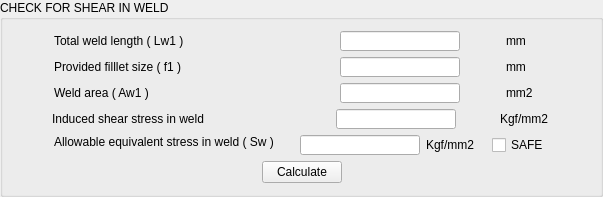
               <widget class="QGroupBox" name="groupBox_6">
                <property name="title">
                 <string>CHECK FOR SHEAR IN WELD</string>
                </property>
                <layout class="QHBoxLayout" name="horizontalLayout_34">
                 <item>
                  <layout class="QVBoxLayout" name="verticalLayout_8">
                   <item>
                    <layout class="QHBoxLayout" name="horizontalLayout_36">
                     <item>
                      <widget class="QLabel" name="label_49">
                       <property name="sizePolicy">
                        <sizepolicy hsizetype="Fixed" vsizetype="Fixed">
                         <horstretch>0</horstretch>
                         <verstretch>0</verstretch>
                        </sizepolicy>
                       </property>
                       <property name="minimumSize">
                        <size>
                         <width>240</width>
                         <height>20</height>
                        </size>
                       </property>
                       <property name="maximumSize">
                        <size>
                         <width>240</width>
                         <height>20</height>
                        </size>
                       </property>
                       <property name="text">
                        <string>&lt;html&gt;&lt;head/&gt;&lt;body&gt;&lt;p&gt;Total weld length ( Lw1 )&lt;/p&gt;&lt;/body&gt;&lt;/html&gt;</string>
                       </property>
                      </widget>
                     </item>
                     <item>
                      <widget class="QLineEdit" name="le_total_weld_length">
                       <property name="sizePolicy">
                        <sizepolicy hsizetype="Fixed" vsizetype="Fixed">
                         <horstretch>0</horstretch>
                         <verstretch>0</verstretch>
                        </sizepolicy>
                       </property>
                       <property name="minimumSize">
                        <size>
                         <width>120</width>
                         <height>20</height>
                        </size>
                       </property>
                       <property name="maximumSize">
                        <size>
                         <width>120</width>
                         <height>20</height>
                        </size>
                       </property>
                      </widget>
                     </item>
                     <item>
                      <widget class="QLabel" name="label_50">
                       <property name="sizePolicy">
                        <sizepolicy hsizetype="Fixed" vsizetype="Fixed">
                         <horstretch>0</horstretch>
                         <verstretch>0</verstretch>
                        </sizepolicy>
                       </property>
                       <property name="minimumSize">
                        <size>
                         <width>40</width>
                         <height>20</height>
                        </size>
                       </property>
                       <property name="maximumSize">
                        <size>
                         <width>40</width>
                         <height>20</height>
                        </size>
                       </property>
                       <property name="text">
                        <string>mm</string>
                       </property>
                      </widget>
                     </item>
                    </layout>
                   </item>
                   <item>
                    <layout class="QHBoxLayout" name="horizontalLayout_38">
                     <item>
                      <widget class="QLabel" name="label_53">
                       <property name="sizePolicy">
                        <sizepolicy hsizetype="Fixed" vsizetype="Fixed">
                         <horstretch>0</horstretch>
                         <verstretch>0</verstretch>
                        </sizepolicy>
                       </property>
                       <property name="minimumSize">
                        <size>
                         <width>240</width>
                         <height>20</height>
                        </size>
                       </property>
                       <property name="maximumSize">
                        <size>
                         <width>240</width>
                         <height>20</height>
                        </size>
                       </property>
                       <property name="text">
                        <string>&lt;html&gt;&lt;head/&gt;&lt;body&gt;&lt;p&gt;Provided filllet size (  f1 )&lt;/p&gt;&lt;/body&gt;&lt;/html&gt;</string>
                       </property>
                      </widget>
                     </item>
                     <item>
                      <widget class="QLineEdit" name="le_provided_fillet_size">
                       <property name="sizePolicy">
                        <sizepolicy hsizetype="Fixed" vsizetype="Fixed">
                         <horstretch>0</horstretch>
                         <verstretch>0</verstretch>
                        </sizepolicy>
                       </property>
                       <property name="minimumSize">
                        <size>
                         <width>120</width>
                         <height>20</height>
                        </size>
                       </property>
                       <property name="maximumSize">
                        <size>
                         <width>120</width>
                         <height>20</height>
                        </size>
                       </property>
                      </widget>
                     </item>
                     <item>
                      <widget class="QLabel" name="label_54">
                       <property name="sizePolicy">
                        <sizepolicy hsizetype="Fixed" vsizetype="Fixed">
                         <horstretch>0</horstretch>
                         <verstretch>0</verstretch>
                        </sizepolicy>
                       </property>
                       <property name="minimumSize">
                        <size>
                         <width>40</width>
                         <height>20</height>
                        </size>
                       </property>
                       <property name="maximumSize">
                        <size>
                         <width>40</width>
                         <height>20</height>
                        </size>
                       </property>
                       <property name="text">
                        <string>mm</string>
                       </property>
                      </widget>
                     </item>
                    </layout>
                   </item>
                   <item>
                    <layout class="QHBoxLayout" name="horizontalLayout_39">
                     <item>
                      <widget class="QLabel" name="label_55">
                       <property name="sizePolicy">
                        <sizepolicy hsizetype="Fixed" vsizetype="Fixed">
                         <horstretch>0</horstretch>
                         <verstretch>0</verstretch>
                        </sizepolicy>
                       </property>
                       <property name="minimumSize">
                        <size>
                         <width>240</width>
                         <height>20</height>
                        </size>
                       </property>
                       <property name="maximumSize">
                        <size>
                         <width>240</width>
                         <height>20</height>
                        </size>
                       </property>
                       <property name="text">
                        <string>&lt;html&gt;&lt;head/&gt;&lt;body&gt;&lt;p&gt;Weld area ( Aw1 )&lt;/p&gt;&lt;/body&gt;&lt;/html&gt;</string>
                       </property>
                      </widget>
                     </item>
                     <item>
                      <widget class="QLineEdit" name="le_weld_area_Aw1">
                       <property name="sizePolicy">
                        <sizepolicy hsizetype="Fixed" vsizetype="Fixed">
                         <horstretch>0</horstretch>
                         <verstretch>0</verstretch>
                        </sizepolicy>
                       </property>
                       <property name="minimumSize">
                        <size>
                         <width>120</width>
                         <height>20</height>
                        </size>
                       </property>
                       <property name="maximumSize">
                        <size>
                         <width>120</width>
                         <height>20</height>
                        </size>
                       </property>
                      </widget>
                     </item>
                     <item>
                      <widget class="QLabel" name="label_56">
                       <property name="sizePolicy">
                        <sizepolicy hsizetype="Fixed" vsizetype="Fixed">
                         <horstretch>0</horstretch>
                         <verstretch>0</verstretch>
                        </sizepolicy>
                       </property>
                       <property name="minimumSize">
                        <size>
                         <width>40</width>
                         <height>20</height>
                        </size>
                       </property>
                       <property name="maximumSize">
                        <size>
                         <width>40</width>
                         <height>20</height>
                        </size>
                       </property>
                       <property name="text">
                        <string>mm2</string>
                       </property>
                      </widget>
                     </item>
                    </layout>
                   </item>
                   <item>
                    <layout class="QHBoxLayout" name="horizontalLayout_40">
                     <item>
                      <widget class="QLabel" name="label_57">
                       <property name="sizePolicy">
                        <sizepolicy hsizetype="Fixed" vsizetype="Fixed">
                         <horstretch>0</horstretch>
                         <verstretch>0</verstretch>
                        </sizepolicy>
                       </property>
                       <property name="minimumSize">
                        <size>
                         <width>240</width>
                         <height>20</height>
                        </size>
                       </property>
                       <property name="maximumSize">
                        <size>
                         <width>240</width>
                         <height>20</height>
                        </size>
                       </property>
                       <property name="text">
                        <string>&lt;html&gt;&lt;head/&gt;&lt;body&gt;&lt;p&gt;Induced shear stress in weld&lt;/p&gt;&lt;/body&gt;&lt;/html&gt;</string>
                       </property>
                      </widget>
                     </item>
                     <item>
                      <widget class="QLineEdit" name="le_induce_shear_stress_in_weld">
                       <property name="sizePolicy">
                        <sizepolicy hsizetype="Fixed" vsizetype="Fixed">
                         <horstretch>0</horstretch>
                         <verstretch>0</verstretch>
                        </sizepolicy>
                       </property>
                       <property name="minimumSize">
                        <size>
                         <width>120</width>
                         <height>20</height>
                        </size>
                       </property>
                       <property name="maximumSize">
                        <size>
                         <width>120</width>
                         <height>20</height>
                        </size>
                       </property>
                      </widget>
                     </item>
                     <item>
                      <widget class="QLabel" name="label_58">
                       <property name="sizePolicy">
                        <sizepolicy hsizetype="Fixed" vsizetype="Fixed">
                         <horstretch>0</horstretch>
                         <verstretch>0</verstretch>
                        </sizepolicy>
                       </property>
                       <property name="minimumSize">
                        <size>
                         <width>50</width>
                         <height>20</height>
                        </size>
                       </property>
                       <property name="maximumSize">
                        <size>
                         <width>50</width>
                         <height>20</height>
                        </size>
                       </property>
                       <property name="text">
                        <string>Kgf/mm2</string>
                       </property>
                      </widget>
                     </item>
                    </layout>
                   </item>
                   <item>
                    <layout class="QHBoxLayout" name="horizontalLayout_41">
                     <item>
                      <spacer name="horizontalSpacer_11">
                       <property name="orientation">
                        <enum>Qt::Horizontal</enum>
                       </property>
                       <property name="sizeHint" stdset="0">
                        <size>
                         <width>40</width>
                         <height>20</height>
                        </size>
                       </property>
                      </spacer>
                     </item>
                     <item>
                      <widget class="QLabel" name="label_59">
                       <property name="sizePolicy">
                        <sizepolicy hsizetype="Fixed" vsizetype="Fixed">
                         <horstretch>0</horstretch>
                         <verstretch>0</verstretch>
                        </sizepolicy>
                       </property>
                       <property name="minimumSize">
                        <size>
                         <width>240</width>
                         <height>20</height>
                        </size>
                       </property>
                       <property name="maximumSize">
                        <size>
                         <width>240</width>
                         <height>20</height>
                        </size>
                       </property>
                       <property name="text">
                        <string>&lt;html&gt;&lt;head/&gt;&lt;body&gt;&lt;p&gt;Allowable equivalent stress in weld ( Sw )&lt;/p&gt;&lt;p&gt;( refer CL. 7.1.2 of IS-816 )&lt;/p&gt;&lt;/body&gt;&lt;/html&gt;</string>
                       </property>
                      </widget>
                     </item>
                     <item>
                      <widget class="QLineEdit" name="le_allowable_equivalet_stress_Sw">
                       <property name="sizePolicy">
                        <sizepolicy hsizetype="Fixed" vsizetype="Fixed">
                         <horstretch>0</horstretch>
                         <verstretch>0</verstretch>
                        </sizepolicy>
                       </property>
                       <property name="minimumSize">
                        <size>
                         <width>120</width>
                         <height>20</height>
                        </size>
                       </property>
                       <property name="maximumSize">
                        <size>
                         <width>120</width>
                         <height>20</height>
                        </size>
                       </property>
                      </widget>
                     </item>
                     <item>
                      <widget class="QLabel" name="label_60">
                       <property name="sizePolicy">
                        <sizepolicy hsizetype="Fixed" vsizetype="Fixed">
                         <horstretch>0</horstretch>
                         <verstretch>0</verstretch>
                        </sizepolicy>
                       </property>
                       <property name="minimumSize">
                        <size>
                         <width>60</width>
                         <height>20</height>
                        </size>
                       </property>
                       <property name="maximumSize">
                        <size>
                         <width>60</width>
                         <height>20</height>
                        </size>
                       </property>
                       <property name="text">
                        <string>Kgf/mm2</string>
                       </property>
                      </widget>
                     </item>
                     <item>
                      <widget class="QCheckBox" name="cb_safe_shear_in_weld">
                       <property name="text">
                        <string>SAFE</string>
                       </property>
                      </widget>
                     </item>
                     <item>
                      <spacer name="horizontalSpacer_12">
                       <property name="orientation">
                        <enum>Qt::Horizontal</enum>
                       </property>
                       <property name="sizeHint" stdset="0">
                        <size>
                         <width>40</width>
                         <height>20</height>
                        </size>
                       </property>
                      </spacer>
                     </item>
                    </layout>
                   </item>
                   <item>
                    <layout class="QHBoxLayout" name="horizontalLayout_42">
                     <item>
                      <spacer name="horizontalSpacer_5">
                       <property name="orientation">
                        <enum>Qt::Horizontal</enum>
                       </property>
                       <property name="sizeHint" stdset="0">
                        <size>
                         <width>40</width>
                         <height>20</height>
                        </size>
                       </property>
                      </spacer>
                     </item>
                     <item>
                      <widget class="QPushButton" name="pb_check_for_shear_in_weld">
                       <property name="text">
                        <string>Calculate</string>
                       </property>
                      </widget>
                     </item>
                     <item>
                      <spacer name="horizontalSpacer_6">
                       <property name="orientation">
                        <enum>Qt::Horizontal</enum>
                       </property>
                       <property name="sizeHint" stdset="0">
                        <size>
                         <width>40</width>
                         <height>20</height>
                        </size>
                       </property>
                      </spacer>
                     </item>
                    </layout>
                   </item>
                  </layout>
                 </item>
                </layout>
               </widget>
